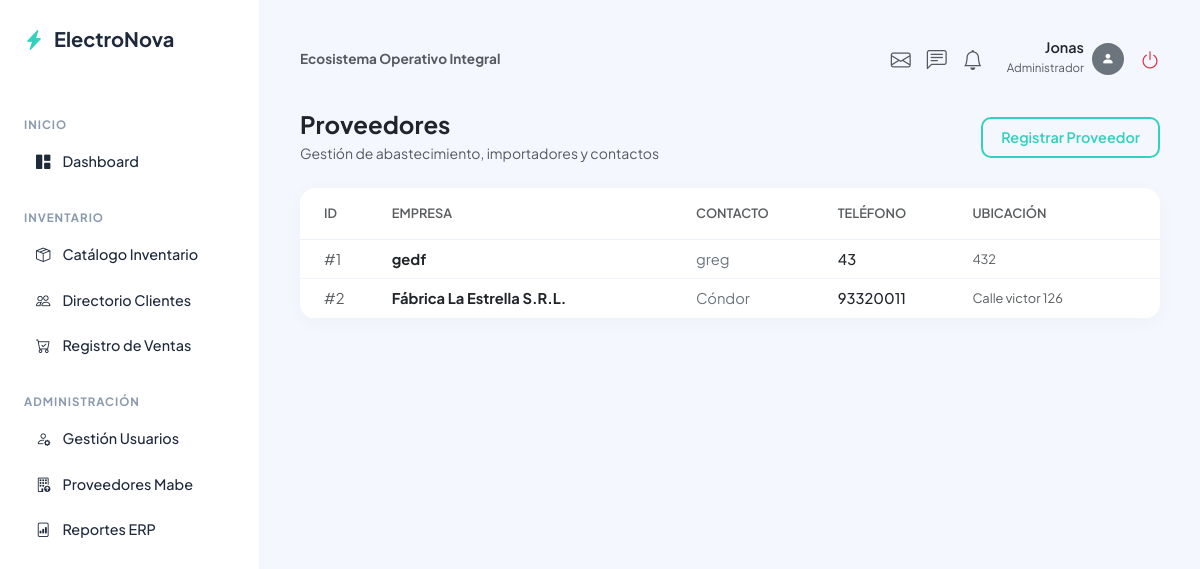
The page /inventario/proveedores (signed in) on the database its author committed.
### app/auth/models.py (models this page shows)
class Usuario(db.Model, UserMixin):
    __tablename__ = "usuarios"
    id = db.Column(db.Integer, primary_key=True)
    username = db.Column(db.String(100), unique=True, nullable=False)
    password = db.Column(db.String(200), nullable=False)
    rol_id = db.Column(db.Integer, db.ForeignKey("roles.id"), nullable=False)
    @property
    def rol(self):
        return self.rol_rel.nombre if self.rol_rel else "Vendedor"

class Rol(db.Model):
    __tablename__ = "roles"
    id = db.Column(db.Integer, primary_key=True)
    nombre = db.Column(db.String(50), unique=True, nullable=False)
    usuarios = db.relationship("Usuario", backref="rol_rel", lazy=True)

### app/inventario/models.py (models this page shows)
class Proveedor(db.Model):
    __tablename__ = "proveedores"
    id = db.Column(db.Integer, primary_key=True)
    nombre = db.Column(db.String(150), nullable=False)
    contacto = db.Column(db.String(100), nullable=True)
    telefono = db.Column(db.String(20), nullable=True)
    direccion = db.Column(db.String(200), nullable=True)
    productos = db.relationship("Producto", backref="proveedor_rel", lazy=True)

### app/inventario/routes.py (the view)
@inventario_bp.route("/proveedores", methods=["GET"])
@login_required
@admin_required
def proveedores():
    proveedores_lista = Proveedor.query.all()
    return render_template("inventario/proveedores.html", proveedores=proveedores_lista)

### app/auth/helpers.py (called while the page is built)
def admin_required(f):
    @wraps(f)
    def decorated_function(*args, **kwargs):
        if not current_user.is_authenticated or current_user.rol != "Administrador":
            flash("Acceso denegado: Se requieren permisos de Administrador.", "danger")
            return redirect(url_for("core.dashboard"))
        return f(*args, **kwargs)
    return decorated_function

### app/inventario/templates/inventario/proveedores.html (shortened to what this page needs)
{% extends 'base.html' %}
{% block content %}
<div class="d-flex justify-content-between align-items-center mb-4">
    <div>
        <h4 class="fw-bold mb-1 text-dark">Proveedores</h4>
        <p class="text-muted small mb-0">Gestión de abastecimiento, importadores y contactos</p>
    </div>
    <button type="button" class="btn btn-cleo-outline" data-bs-toggle="modal" data-bs-target="#modalProveedor">
        Registrar Proveedor
    </button>
</div>
<div class="cleo-card p-0 overflow-hidden">
    <div class="table-responsive">
        <table class="table table-hover align-middle mb-0" style="font-size: 0.92rem;">
            <thead style="background-color: #fafbfc; border-bottom: 1px solid #edf2f7;">
                <tr>
                    <th class="ps-4 py-3 text-muted fw-semibold" style="font-size: 0.8rem; text-transform: uppercase;">ID</th>
                    <th class="py-3 text-muted fw-semibold" style="font-size: 0.8rem; text-transform: uppercase;">Empresa</th>
                    <th class="py-3 text-muted fw-semibold" style="font-size: 0.8rem; text-transform: uppercase;">Contacto</th>
                    <th class="py-3 text-muted fw-semibold" style="font-size: 0.8rem; text-transform: uppercase;">Teléfono</th>
                    <th class="pe-4 py-3 text-muted fw-semibold" style="font-size: 0.8rem; text-transform: uppercase;">Ubicación</th>
                </tr>
            </thead>
            <tbody>
                {% for p in proveedores %}
                <tr style="border-bottom: 1px solid #f1f5f9;">
                    <td class="ps-4 text-muted">#{{ p.id }}</td>
                    <td class="fw-bold text-dark">{{ p.nombre }}</td>
                    <td class="text-secondary">{{ p.contacto if p.contacto else '—' }}</td>
                    <td class="fw-medium text-dark">{{ p.telefono }}</td>
                    <td class="pe-4 text-muted small">{{ p.direccion if p.direccion else '—' }}</td>
                </tr>
                {% endfor %}
            </tbody>
        </table>
    </div>
</div>
{% endblock %}

### app/templates/base.html (shortened to what this page needs)
<!DOCTYPE html>
<html lang="es">
<head>
    <link href="https://cdn.jsdelivr.net/npm/bootstrap@5.3.0/dist/css/bootstrap.min.css" rel="stylesheet">
    <link rel="stylesheet" href="https://cdn.jsdelivr.net/npm/bootstrap-icons@1.11.0/font/bootstrap-icons.css">
</head>
<body>
    <div class="wrapper">
        {% if current_user.is_authenticated %}
            <aside class="sidebar">
                <a href="{{ url_for('core.dashboard') }}" class="brand-logo">
                    <i class="bi bi-lightning-charge-fill" style="color: var(--cleo-primary);"></i> ElectroNova
                </a>
                <div class="menu-category">Inicio</div>
                <ul class="nav-menu">
                    <li class="nav-menu-item">
                        <a href="{{ url_for('core.dashboard') }}" class="nav-menu-link">
                            <i class="bi bi-grid-1x2-fill"></i> Dashboard
                        </a>
                    </li>
                </ul>
                <div class="menu-category">Inventario</div>
                <ul class="nav-menu">
                    <li class="nav-menu-item">
                        <a href="{{ url_for('inventario.index') }}" class="nav-menu-link">
                            <i class="bi bi-box-seam"></i> Catálogo Inventario
                        </a>
                    </li>
                    <li class="nav-menu-item">
                        <a href="{{ url_for('clientes.index') }}" class="nav-menu-link">
                            <i class="bi bi-people"></i> Directorio Clientes
                        </a>
                    </li>
                    <li class="nav-menu-item">
                        <a href="{{ url_for('ventas.index') }}" class="nav-menu-link">
                            <i class="bi bi-cart-check"></i> Registro de Ventas
                        </a>
                    </li>
                </ul>
                {% if current_user.rol == 'Administrador' %}
                <div class="menu-category">Administración</div>
                <ul class="nav-menu">
                    <li class="nav-menu-item">
                        <a href="{{ url_for('auth.usuarios_index') }}" class="nav-menu-link">
                            <i class="bi bi-person-gear"></i> Gestión Usuarios
                        </a>
                    </li>
                    <li class="nav-menu-item">
                        <a href="{{ url_for('inventario.proveedores') }}" class="nav-menu-link">
                            <i class="bi bi-building-up"></i> Proveedores Mabe
                        </a>
                    </li>
                    <li class="nav-menu-item">
                        <a href="{{ url_for('core.reportes') }}" class="nav-menu-link">
                            <i class="bi bi-file-bar-graph"></i> Reportes ERP
                        </a>
                    </li>
                </ul>
                {% endif %}
            </aside>
        {% endif %}
        <main class="main-content {% if current_user.is_authenticated %}authenticated{% else %}guest{% endif %}">
            {% if current_user.is_authenticated %}
                <header class="top-bar">
                    <div>
                        <h5 class="fw-bold mb-0 text-muted" style="font-size: 0.85rem;">Ecosistema Operativo Integral</h5>
                    </div>
                    <div class="d-flex align-items-center gap-4">
                        <div class="text-muted d-flex gap-3 fs-5">
                            <i class="bi bi-envelope" style="cursor: pointer;"></i>
                            <i class="bi bi-chat-left-text" style="cursor: pointer;"></i>
                            <i class="bi bi-bell" style="cursor: pointer;"></i>
                        </div>
                        <div class="d-flex align-items-center gap-2">
                            <div class="text-end">
                                <span class="fw-semibold text-dark d-block" style="font-size: 0.9rem; line-height: 1;">{{ current_user.username }}</span>
                                <small class="text-muted" style="font-size: 0.72rem;">{{ current_user.rol }}</small>
                            </div>
                            <div class="bg-secondary rounded-circle d-flex align-items-center justify-content-center text-white" style="width: 32px; height: 32px; font-size: 0.8rem;">
                                <i class="bi bi-person-fill"></i>
                            </div>
                            <a href="{{ url_for('auth.logout') }}" class="text-danger ms-2 fs-5" title="Cerrar Sesión">
                                <i class="bi bi-power"></i>
                            </a>
                        </div>
                    </div>
                </header>
            {% endif %}
            {% block content %}{% endblock %}
        </main>
    </div>
</body>
</html>

### app/templates/base.html (style rules this page uses)
:root { --cleo-bg: #f4f7fe; --cleo-sidebar-bg: #ffffff; --cleo-primary: #30D1BE; --cleo-primary-hover: #26b3a3; --cleo-text-dark: #1e293b; --cleo-text-muted: #8a99ad; --cleo-card-shadow: 0px 4px 20px rgba(0, 0, 0, 0.03); }
body { background-color: var(--cleo-bg); font-family: 'Plus Jakarta Sans', sans-serif; color: var(--cleo-text-dark); overflow-x: hidden; margin: 0; padding: 0; }
.wrapper { display: flex; min-height: 100vh; }
.sidebar { width: 260px; background-color: var(--cleo-sidebar-bg); border-right: 1px solid rgba(0,0,0,0.04); padding: 24px; display: flex; flex-direction: column; position: fixed; height: 100vh; z-index: 100; }
.brand-logo { font-size: 1.25rem; font-weight: 700; color: var(--cleo-text-dark); text-decoration: none; display: flex; align-items: center; gap: 10px; margin-bottom: 40px; }
.menu-category { font-size: 0.72rem; text-transform: uppercase; letter-spacing: 1px; color: var(--cleo-text-muted); font-weight: 700; margin-top: 22px; margin-bottom: 8px; }
.nav-menu { list-style: none; padding-left: 0; margin-bottom: 0; }
.nav-menu-item { margin-bottom: 4px; }
.nav-menu-link { display: flex; align-items: center; gap: 12px; padding: 10px 12px; color: var(--cleo-text-dark); text-decoration: none; font-size: 0.9rem; font-weight: 500; border-radius: 8px; transition: all 0.2s ease; }
.main-content { flex-grow: 1; min-height: 100vh; display: flex; flex-direction: column; }
.main-content.authenticated { margin-left: 260px; padding: 40px; }
.top-bar { display: flex; justify-content: space-between; align-items: center; margin-bottom: 32px; }
.cleo-card { background: #ffffff; border: none; border-radius: 16px; box-shadow: var(--cleo-card-shadow); padding: 24px; margin-bottom: 24px; }
.btn-cleo-outline { background-color: transparent; color: var(--cleo-primary); border: 2px solid var(--cleo-primary); padding: 8px 18px; border-radius: 10px; font-weight: 600; font-size: 0.9rem; transition: all 0.2s ease; text-decoration: none; display: inline-block; }

### rows shown on the page
Usuario: username "Jonas"
Rol: rol "Administrador"
Proveedor: id "1", nombre "gedf", contacto "greg", telefono "43", direccion "432"
Proveedor: id "2", nombre "Fábrica La Estrella S.R.L.", contacto "Cóndor", telefono "93320011", direccion "Calle victor 126"
